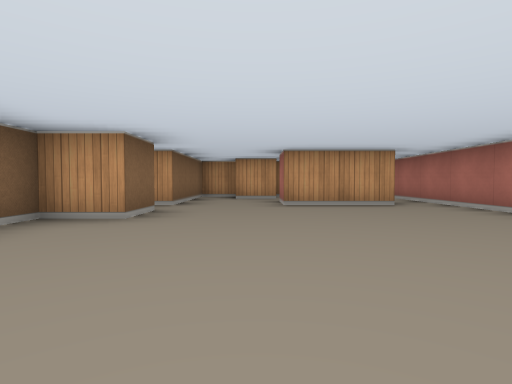
view 1 (above)

21 first-person views from a walk through a cub3D ray-caster map. The camera is about half as high as the walls, tilts 2° down and sees 80° across. The floor is counted in squares. Each view is taken from the middle of a square. On the plan, view 1 faces up. The plan holds only what a view shows up to about 9 squares ahead; the rest is blank.

view 2
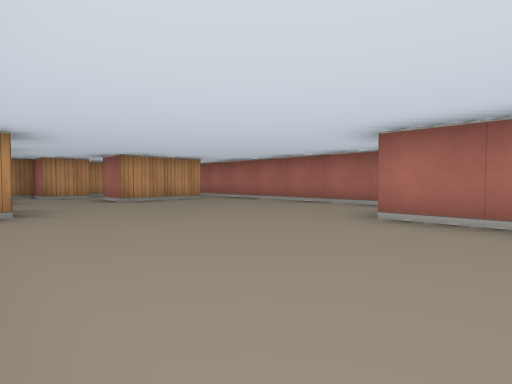

view 3
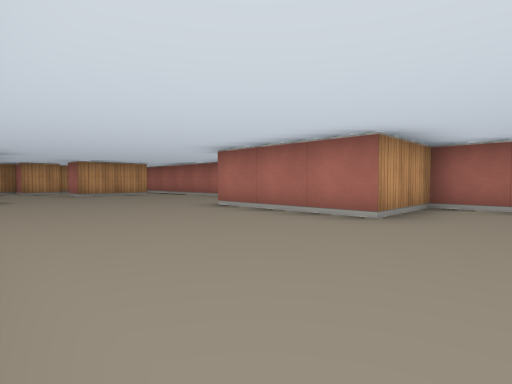

view 4
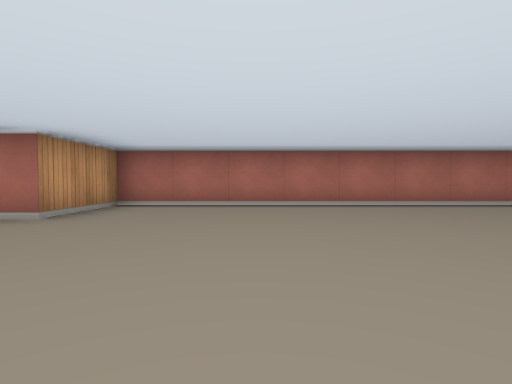

view 5
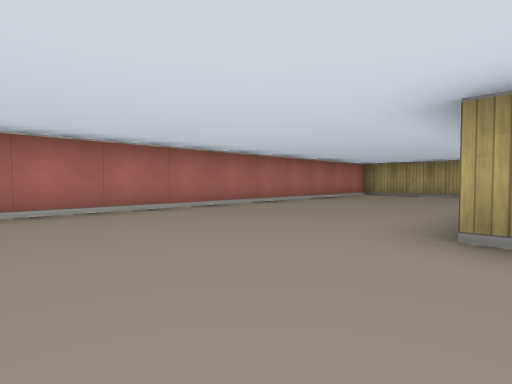

view 6
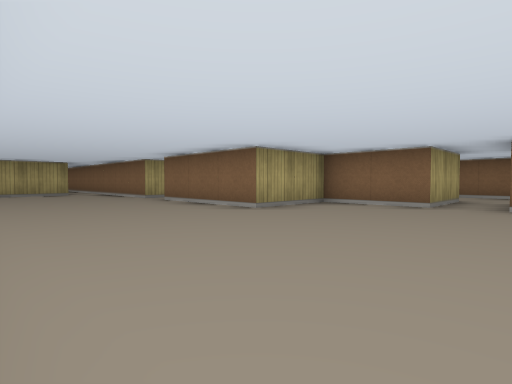

view 7
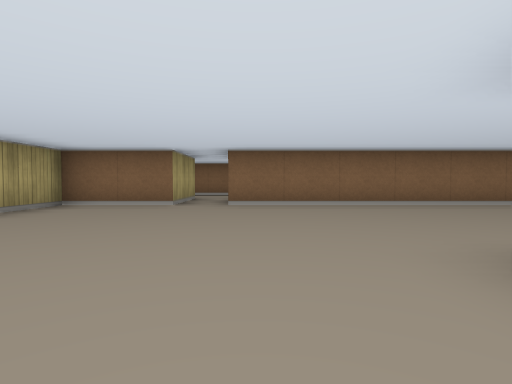

view 8
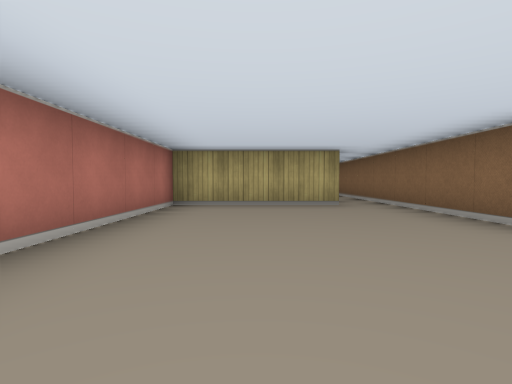

view 9
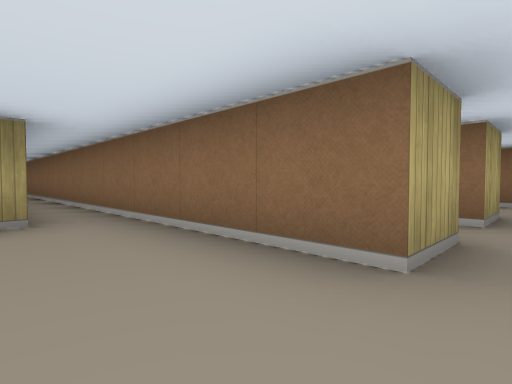

view 10
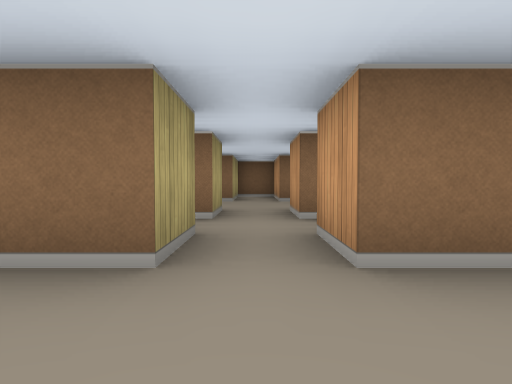

view 11
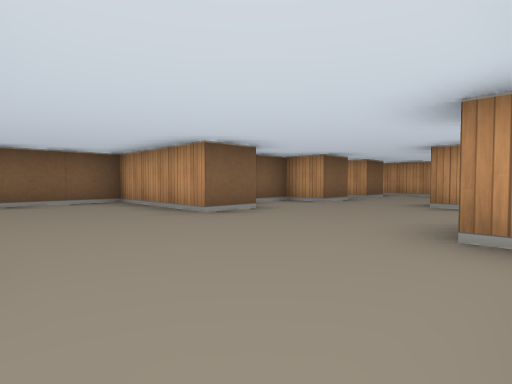

view 12
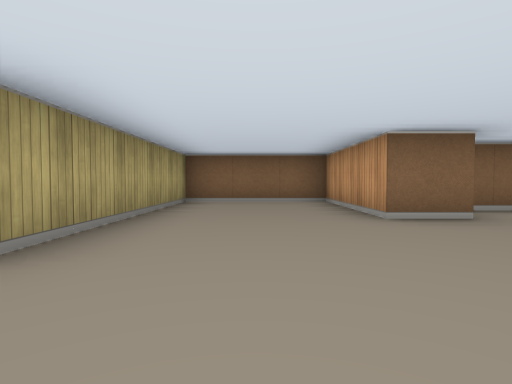

view 13
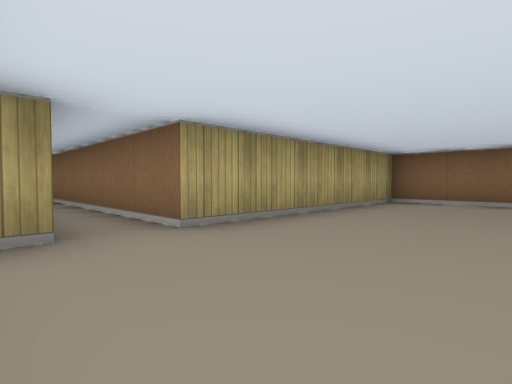

view 14
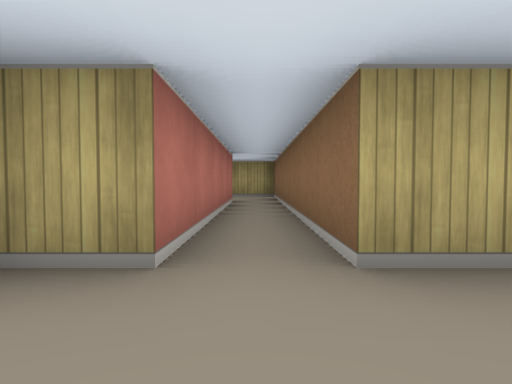

view 15
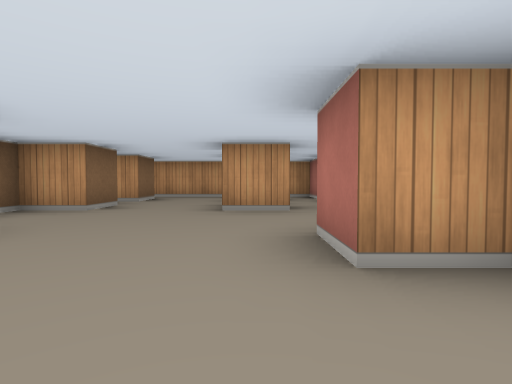

view 16
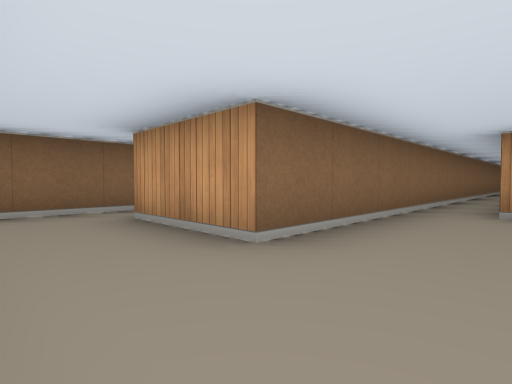

view 17
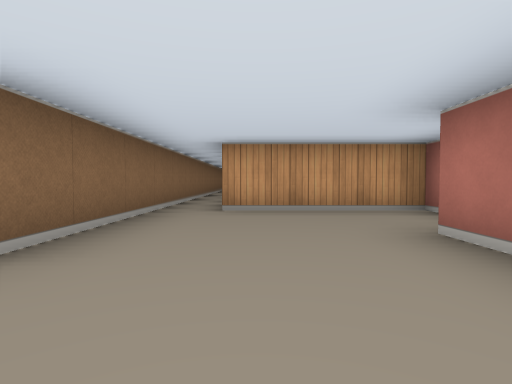

view 18
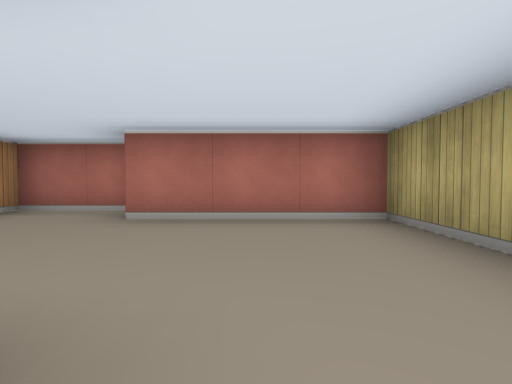

view 19
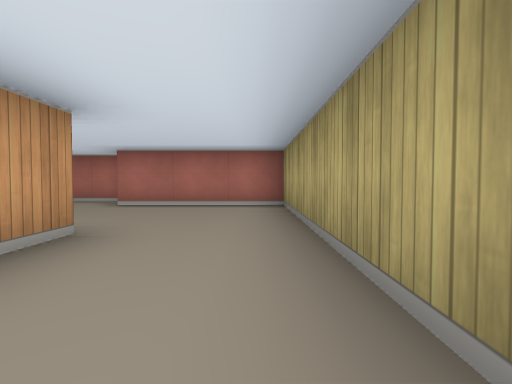

view 20
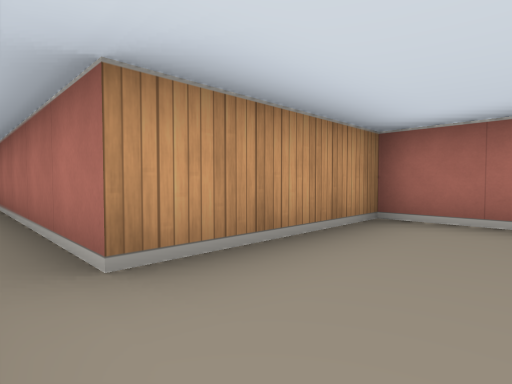

view 21
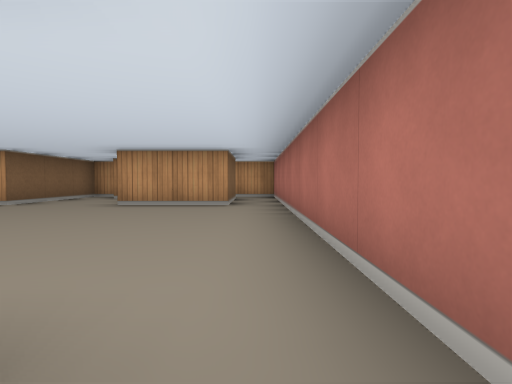

### Floor plan
Ten units are one square. View 1 is at (0, 0); x grows to the right and y downward. Boxes are objects, and circles mark ways between rooms. Rooms are numbered by the first view taken in them; rooms with no view inside come last. Other rooms are left out.
<svg viewBox="-90 -90 130 350">
<path fill="none" stroke="#000" d="M-45 55 -25 55 -25 75 -5 75 -5 105 -15 105M-25 -6 -25 45M35 -5 35 -55M-16 115 -5 115 -5 205M-15 -45 -15 -35 -25 -35 -25 -29M25 -55 5 -55 5 -65M4 145 35 145 35 25 15 25 15 -5M-5 -75 -5 -85 -15 -85 -15 -55 -19 -55M5 205 5 161M-55 144 -55 155 -85 155 -85 185 -35 185 -35 255 -25 255M-16 155 -25 155 -25 145M-25 125 -35 125M-35 115 -25 115M-71 115 -55 115 -55 125 -65 125 -65 139M-25 105 -35 105M-55 94 -55 105 -75 105 -75 115M-15 95 -15 85 -21 85M-39 85 -59 85M-25 235 -25 185 -16 185M35 221 35 205 5 205M-5 205 -5 235 -25 235M-25 255 25 255 25 225M25 -74 25 -55M6 -75 -5 -75M35 -55 35 -85 5 -85"/>
<circle cx="-10" cy="110" r="3" fill="#2a7"/>
<circle cx="0" cy="210" r="3" fill="#2a7"/>
<circle cx="0" cy="-70" r="3" fill="#2a7"/>
<circle cx="30" cy="-65" r="3" fill="#2a7"/>
<circle cx="-15" cy="245" r="3" fill="#2a7"/>
<text x="0" y="40">1</text>
<text x="-40" y="150">2</text>
<text x="10" y="230">3</text>
<text x="20" y="-80">4</text>
</svg>
Room 1 opens to room 2. Room 1 opens to room 3. Room 1 opens to room 4. Room 2 opens to room 3.

Where each view was taken, in squares from view 1:
view 1: 0 up, 0 right, facing up
view 2: 1 down, 2 left, facing up-right
view 3: 4 down, 2 left, facing up-right
view 4: 5 down, 2 left, facing right
view 5: 5 down, 1 left, facing down-right
view 6: 4 down, 3 right, facing down-left
view 7: 4 down, 3 right, facing left
view 8: 9 down, 2 right, facing down
view 9: 11 down, 1 right, facing down-left
view 10: 11 down, 1 right, facing left
view 11: 18 down, 2 left, facing up-left
view 12: 17 down, 2 left, facing left
view 13: 16 down, 2 left, facing down-left
view 14: 17 down, 3 left, facing down
view 15: 17 down, 3 left, facing up
view 16: 25 down, 1 right, facing up-left
view 17: 25 down, 1 right, facing up
view 18: 24 down, 1 left, facing right
view 19: 25 down, 3 left, facing right
view 20: 22 down, 0 right, facing up-right
view 21: 0 up, 3 right, facing up
